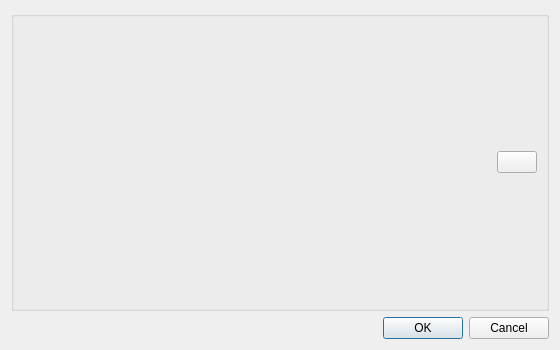
<?xml version="1.0" encoding="UTF-8"?>
<ui version="4.0">
 <class>ChartsDialog</class>
 <widget class="QDialog" name="ChartsDialog">
  <property name="geometry">
   <rect>
    <x>0</x>
    <y>0</y>
    <width>560</width>
    <height>350</height>
   </rect>
  </property>
  <property name="windowTitle">
   <string>Dialog</string>
  </property>
  <layout class="QVBoxLayout" name="verticalLayout_3">
   <item>
    <widget class="QGroupBox" name="groupBox">
     <property name="title">
      <string/>
     </property>
     <layout class="QVBoxLayout" name="verticalLayout">
      <item>
       <layout class="QVBoxLayout" name="verticalLayout_2"/>
      </item>
      <item>
       <layout class="QHBoxLayout" name="horizontalLayout_2">
        <item>
         <spacer name="horizontalSpacer">
          <property name="orientation">
           <enum>Qt::Orientation::Horizontal</enum>
          </property>
          <property name="sizeHint" stdset="0">
           <size>
            <width>40</width>
            <height>20</height>
           </size>
          </property>
         </spacer>
        </item>
        <item>
         <widget class="QPushButton" name="downChartButton">
          <property name="text">
           <string/>
          </property>
         </widget>
        </item>
       </layout>
      </item>
     </layout>
    </widget>
   </item>
   <item>
    <widget class="QDialogButtonBox" name="buttonBox">
     <property name="orientation">
      <enum>Qt::Orientation::Horizontal</enum>
     </property>
     <property name="standardButtons">
      <set>QDialogButtonBox::StandardButton::Cancel|QDialogButtonBox::StandardButton::Ok</set>
     </property>
    </widget>
   </item>
  </layout>
 </widget>
 <resources/>
 <connections>
  <connection>
   <sender>buttonBox</sender>
   <signal>accepted()</signal>
   <receiver>ChartsDialog</receiver>
   <slot>accept()</slot>
   <hints>
    <hint type="sourcelabel">
     <x>248</x>
     <y>254</y>
    </hint>
    <hint type="destinationlabel">
     <x>157</x>
     <y>274</y>
    </hint>
   </hints>
  </connection>
  <connection>
   <sender>buttonBox</sender>
   <signal>rejected()</signal>
   <receiver>ChartsDialog</receiver>
   <slot>reject()</slot>
   <hints>
    <hint type="sourcelabel">
     <x>316</x>
     <y>260</y>
    </hint>
    <hint type="destinationlabel">
     <x>286</x>
     <y>274</y>
    </hint>
   </hints>
  </connection>
 </connections>
</ui>
